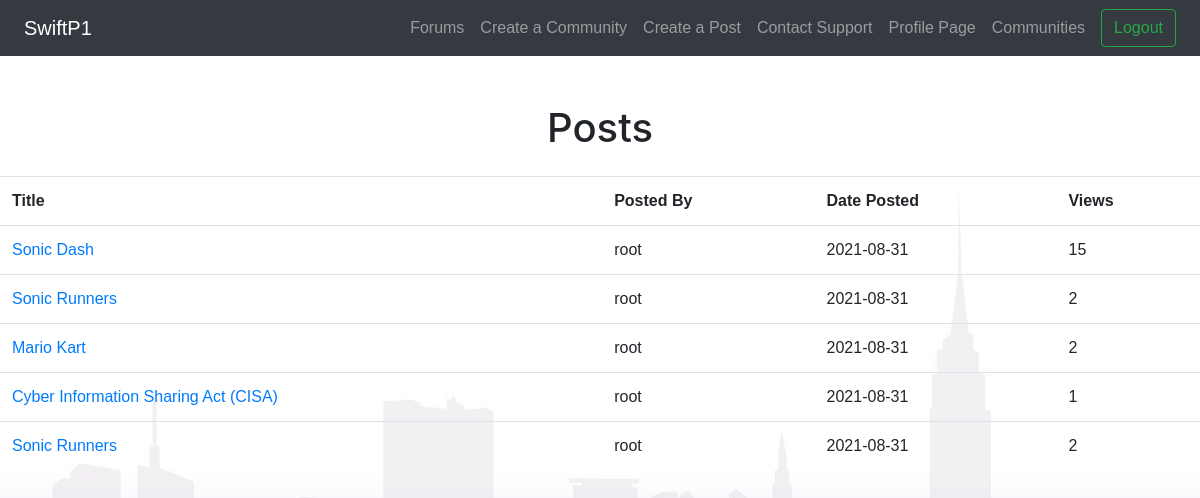
Screenshot of /simpleforum/forum.php?login=success (signed in) with the database file from the repository.
### tables this page shows
CREATE TABLE `posts` (
  `post_id` int(11) NOT NULL,
  `uid` int(11) NOT NULL,
  `title` tinytext NOT NULL,
  `content` longtext NOT NULL,
  `video` longtext NOT NULL,
  `views` int(11) NOT NULL,
  `datePosted` date NOT NULL,
  `community` varchar(255) DEFAULT NULL
);

CREATE TABLE `users` (
  `uid` int(11) NOT NULL,
  `password` longtext NOT NULL,
  `username` tinytext NOT NULL,
  `firstName` tinytext NOT NULL,
  `lastName` tinytext NOT NULL,
  `email` tinytext NOT NULL
);

### simpleforum/forum.php (the view, shortened to what this page needs)
<?php
require 'header.php';
    echo "<h1 class='text-center my-4'>Posts</h1>";
    require 'includes/db_conn.php';
    $sql = "SELECT posts.post_id, posts.title, posts.content, posts.datePosted, posts.views, users.username FROM posts INNER JOIN users ON posts.uid=users.uid;";
    $stmt = mysqli_stmt_init($conn);
    if(!mysqli_stmt_prepare($stmt, $sql)) {
        header("Location: ../login.php?error=". mysqli_error($conn));
        exit();
    } else {
        mysqli_stmt_execute($stmt);
        $result = mysqli_stmt_get_result($stmt);
        if ($row = mysqli_fetch_assoc($result)) {
            echo "<table class='table'>";
            echo "<tr><th>Title</th><th>Posted By</th><th>Date Posted</th><th>Views</th></tr>";
            while ($row = mysqli_fetch_assoc($result)){
                echo "<tr><td><a href='showpost.php?postId=".$row['post_id']."'>".$row['title']."</a></td><td>".$row['username']."</td><td>".$row['datePosted']."</td><td>".$row['views']."</td></tr>";
            }
            echo "</table>";
        } else {
            echo "<p> No Content </p>";
        }
    }
require 'footer.php';
?>
<link rel="stylesheet" href="./style.css">

### simpleforum/header.php (shortened to what this page needs)
<!DOCTYPE html>
<html lang="en">
<head>
    <link rel="stylesheet" href="https://maxcdn.bootstrapcdn.com/bootstrap/4.0.0/css/bootstrap.min.css"
>
</head>
<body>
    <header>
        <nav class="navbar navbar-expand-lg justify-content-between navbar-dark bg-dark pl-4 mb-5">
            <a class="navbar-brand" href="./index.php">SwiftP1</a>
            <div class="navbar-nav">
            <a class="nav-item nav-link" href="forum.php">Forums <span class="sr-only"></span></a>
            <a class="nav-item nav-link" href="createcommunity.php">Create a Community <span class="sr-only"></span></a>
            <a class="nav-item nav-link" href="newpost.php">Create a Post <span class="sr-only"></span></a>
            <a class="nav-item nav-link" href="supportpage.php">Contact Support <span class="sr-only"></span></a>
            <a class="nav-item nav-link" href="userprofile.php">Profile Page <span class="sr-only"></span></a>
            <a class="nav-item nav-link" href="testpage.php">Communities<span class="sr-only"></span></a>
            <?php
                if (isset($_SESSION['username'])) {
                    echo    '<form action="includes/logouthandler.php" method="post" class="form-inline mx-2">';
                    echo    '<button class="btn btn-outline-success" type="submit" name="submit-logout">Logout</button>';
                    echo    '</form>';
                }
            ?>
            </div>
        </nav>
    </header>

### simpleforum/footer.php
    <footer class="p-4">
    </footer>
</body>

### simpleforum/style.css (style rules this page uses)
* { margin: 0; padding: 0; box-sizing: border-box; font-family: 'Poppins', sans-serif; }
body { width: 100%; min-height: 100vh; background-image: url(./Savin-NY-Website-Background-Web.jpg); background-position: center; background-size: cover; }

### rows the page displays
posts: title "Sonic Dash", uid.username "root", datePosted "2021-08-31", views "15"
posts: title "Sonic Runners", uid.username "root", datePosted "2021-08-31", views "2"
posts: title "Mario Kart", uid.username "root", datePosted "2021-08-31", views "2"
posts: title "Cyber Information Sharing Act (CISA)", uid.username "root", datePosted "2021-08-31", views "1"
posts: title "Sonic Runners", uid.username "root", datePosted "2021-08-31", views "2"
